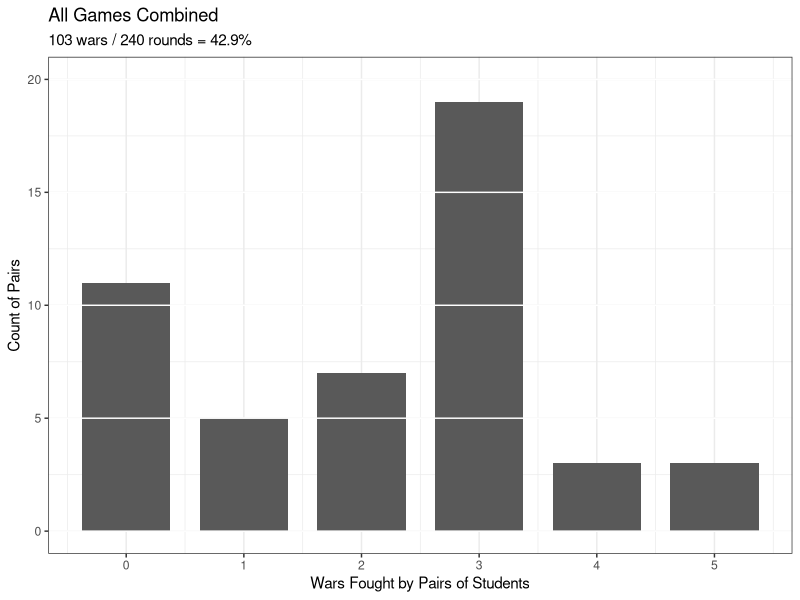
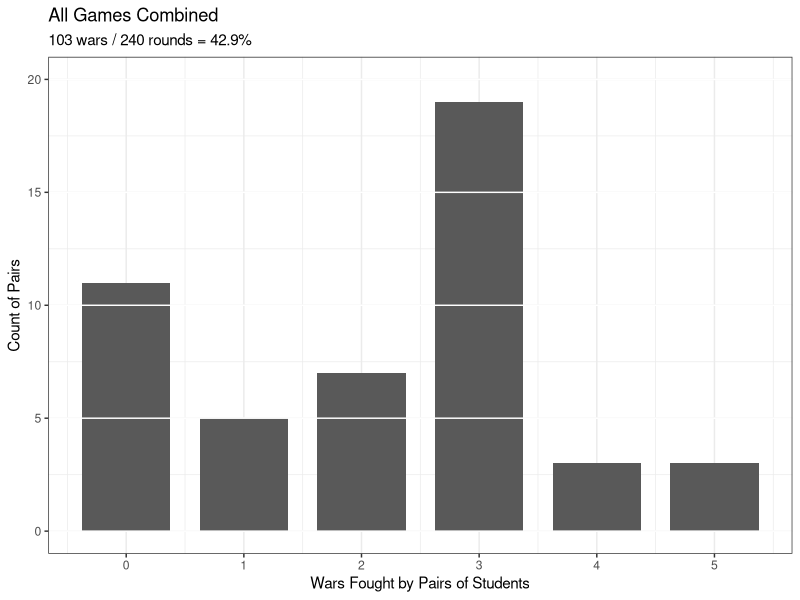
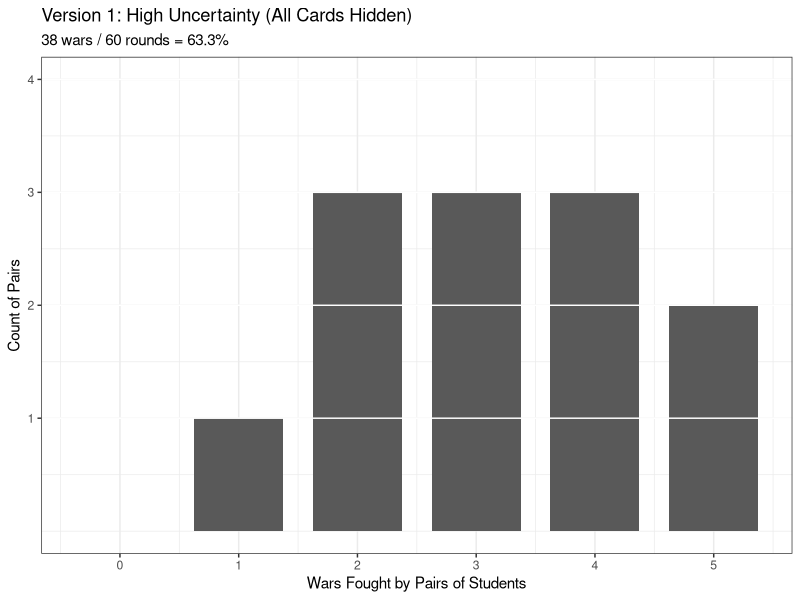
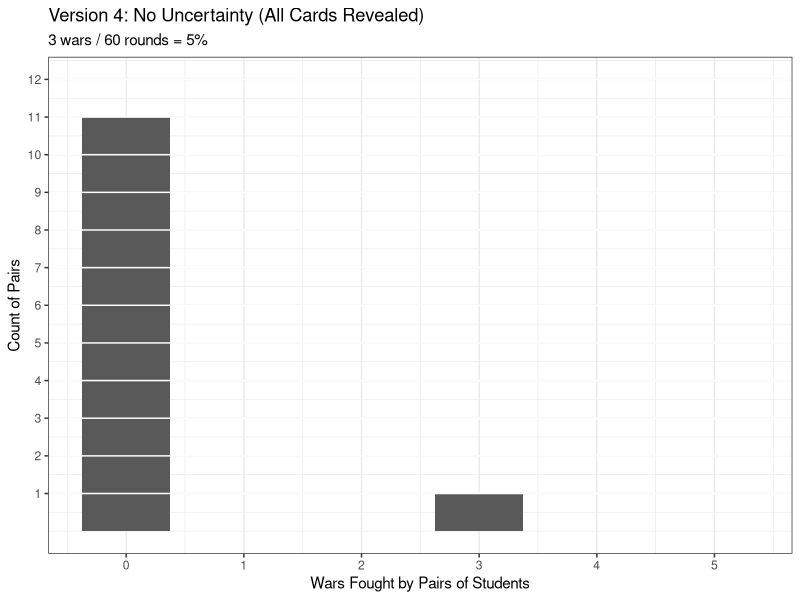
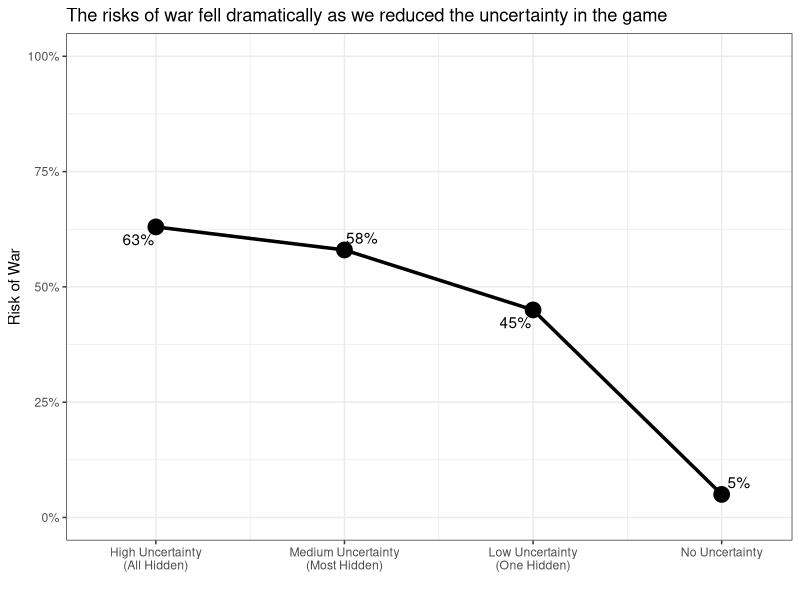

R code for these plots, in order:
## ---- chunk 1
# background-size="1920px 1080px"
library(tidyverse)
library(readxl)
## ---- chunk 2
## Spring 2025 (12 pairs)
library(tidyverse)

# Record class data 
# Last time: 48, 45, 37, 13
# Wars and number of pennies for the winner
d <- tibble(
  Version1 = c(2, 4, 5, 4, 5, 3, 3, 2, 2, 3, 1, 4), # 38 total 
  Version2 = c(3, 3, 3, 2, 3, 2, 3, 3, 5, 3, 2, 3), # 35 total 
  Version3 = c(3, 2, 1, 3, 1, 3, 3, 1, 3, 1, 3, 3), # 27 total 
  Version4 = c(0, 0, 0, 3, 0, 0, 0, 0, 0, 0, 0, 0) # 3 total 
)


da <- d |>
  pivot_longer(cols = c(Version1, Version2, Version3, Version4), names_to = "Version", values_to = "Wars")

d2 <- d %>%
  pivot_longer(cols = c(Version1, Version2, Version3, Version4), names_to = "Version", values_to = "Wars") %>%
  mutate(
    Uncertainty = case_when(
      Version == "Version1" ~ "High Uncertainty (All Hidden)",
      Version == "Version2" ~ "Medium Uncertainty (Most Hidden)",
      Version == "Version3" ~ "Low Uncertainty (One Hidden)",
      Version == "Version4" ~ "No Uncertainty"),
    Uncertainty2 = case_when(
      Version == "Version1" ~ "All Cards Hidden",
      Version == "Version2" ~ "Reveal One Card",
      Version == "Version3" ~ "Reveal Two Cards",
      Version == "Version4" ~ "Reveal All Cards"),
    Uncertainty3 = factor(Uncertainty2, levels = c("All Cards Hidden", "Reveal One Card", "Reveal Two Cards", "Reveal All Cards"))
  )

# Bar (all) 500x325
d2 %>%
  ggplot(aes(x = Wars)) +
  geom_bar(width = .75) + #, fill = "darkgrey"
  theme_bw() +
  labs(x = "Wars Fought by Pairs of Students", y = "Count of Pairs", title = "All Games Combined",
       subtitle = str_c(sum(da$Wars), " wars / ", nrow(da) * 5, " rounds = ", round(sum(da$Wars)/(nrow(da) * 5), 3) * 100, "%")) +
  scale_y_continuous(breaks = seq(0, 20, 5)) +
  scale_x_continuous(breaks = seq(0, 5, 1)) +
  geom_hline(yintercept = seq(0, 20, 5), color = "white")

# d2 %>%
#    summarize(
#      pairings = n(),
#      wars = sum(Wars),
#      possible = pairings * 5, #rounds per game
#      proportion = wars/possible
#    )
## ---- chunk 3
# Bar (all) 500x325
p1 <- d2 %>%
  ggplot(aes(x = Wars)) +
  geom_bar(width = .75) + #, fill = "darkgrey"
  theme_bw() +
  labs(x = "Wars Fought by Pairs of Students", y = "Count of Pairs", title = "All Games Combined",
       subtitle = str_c(sum(da$Wars), " wars / ", nrow(da) * 5, " rounds = ", round(sum(da$Wars)/(nrow(da) * 5), 3) * 100, "%")) +
  scale_y_continuous(breaks = seq(0, 20, 5)) +
  scale_x_continuous(breaks = seq(0, 5, 1)) +
  geom_hline(yintercept = seq(0, 20, 5), color = "white")

p1
## ---- chunk 4
# Bar (game version 1) 500x325

da_v1 <- da |> filter(Version == "Version1")

# Identify missing values 0-5 wars and add
x1 <- d2 %>%
  filter(Version == "Version1") %>%
  count(Wars) |>
  select(n)

x2 <- 0:5 %in% x1[[1]]

x3 <- 0:5

d2 %>%
  filter(Version == "Version1") %>%
  count(Wars) %>%
  add_row(Wars = x3[!x2], n = 0) %>%
  arrange(Wars) %>%
  ggplot(aes(x = Wars, y=n)) +
  geom_col(width = .75) +
  theme_bw() +
  labs(x = "Wars Fought by Pairs of Students", y = "Count of Pairs", title = "Version 1: High Uncertainty (All Cards Hidden)",
       subtitle = str_c(sum(da_v1$Wars), " wars / ", nrow(da_v1) * 5, " rounds = ", round(sum(da_v1$Wars)/(nrow(da_v1) * 5), 3) * 100, "%")) +
  scale_x_continuous(breaks = 0:5) +
  scale_y_continuous(breaks = 0:max(x1$n) + 1) +
  geom_hline(yintercept = seq(1, max(x1$n) + 1), color = "white")
## ---- chunk 5
 d2 %>%
   group_by(Version) %>%
   summarize(
     pairings = n(),
     wars = sum(Wars),
     possible = pairings * 5, #rounds per game
     proportion = wars/possible
   ) |>
  filter(Version == "Version1")
## ---- chunk 6
# Bar (game version 1) 500x325

da_v4 <- da |> filter(Version == "Version4")

# Identify missing values 0-5 wars and add
x1 <- d2 %>%
  filter(Version == "Version4") %>%
  count(Wars)

x2 <- 0:5 %in% x1[[1]]

x3 <- 0:5

d2 %>%
  filter(Version == "Version4") %>%
  count(Wars) %>%
  add_row(Wars = x3[!x2], n = 0) %>%
  arrange(Wars) %>%
  ggplot(aes(x = Wars, y=n)) +
  geom_col(width = .75) +
  theme_bw() +
  labs(x = "Wars Fought by Pairs of Students", y = "Count of Pairs", title = "Version 4: No Uncertainty (All Cards Revealed)",
       subtitle = str_c(sum(da_v4$Wars), " wars / ", nrow(da_v4) * 5, " rounds = ", round(sum(da_v4$Wars)/(nrow(da_v4) * 5), 3) * 100, "%")) +
  scale_x_continuous(breaks = 0:5) +
  scale_y_continuous(breaks = 0:max(x1$n) + 1) +
  geom_hline(yintercept = seq(1, max(x1$n) + 1), color = "white")


## ---- chunk 7
 d2 %>%
   group_by(Version) %>%
   summarize(
     pairings = n(),
     wars = sum(Wars),
     possible = pairings * 5, #rounds per game
     proportion = wars/possible
   ) |>
  filter(Version == "Version4")
## ---- chunk 8
# Summary stats
# d2 |>
#   mutate(
#     Uncertainty_f = factor(Uncertainty, levels = c("High Uncertainty (All Hidden)", "Medium Uncertainty (Most Hidden)", "Low Uncertainty (One Hidden)", "No Uncertainty"))
#   ) |>
#   group_by(Uncertainty_f) |>
#    summarize(
#      pairings = n(),
#      wars = sum(Wars),
#      possible = pairings * 5, #rounds per game
#      proportion = round(wars/possible, 2)
#    ) |>
#   select(-pairings) |>
#   kableExtra::kbl(col.names = c("Level of Uncertainty", "Wars", "Rounds", "Proportion")) |>
#   kableExtra::kable_styling(font_size = 30)

# Try a version as a plot
tab1 <- d2 |>
  mutate(
    Uncertainty_f = factor(Uncertainty, levels = c("High Uncertainty (All Hidden)", "Medium Uncertainty (Most Hidden)", "Low Uncertainty (One Hidden)", "No Uncertainty"))
  ) |>
  group_by(Uncertainty_f) |>
   summarize(
     pairings = n(),
     wars = sum(Wars),
     possible = pairings * 5, #rounds per game
     proportion = round(wars/possible, 2)
   ) |>
  select(-pairings) |>
  mutate(
    order1 = 1:4
  )

labs1 <- c("High Uncertainty\n(All Hidden)", "Medium Uncertainty\n(Most Hidden)", "Low Uncertainty\n(One Hidden)", "No Uncertainty")

labs2 <- tab1$proportion

tab1 |>
  ggplot(aes(x = order1, y = proportion)) +
  geom_line(linewidth = 1.2) +
  geom_point(size = 5) +
  scale_y_continuous(limits = c(0, 1), labels = scales::percent_format()) +
  scale_x_continuous(labels = labs1, limits = c(.7,4.2), breaks = 1:4) +
  theme_bw() +
  labs(x = "", y = "Risk of War", title = "The risks of war fell dramatically as we reduced the uncertainty in the game") +
  ggrepel::geom_text_repel(aes(label = str_c(100*labs2, "%")))



## ---- chunk 9
d2 |>
  mutate(
    Uncertainty_f = factor(Uncertainty, levels = c("High Uncertainty (All Hidden)", "Medium Uncertainty (Most Hidden)", "Low Uncertainty (One Hidden)", "No Uncertainty"))
  ) |>
  group_by(Uncertainty_f) |>
   summarize(
     pairings = n(),
     wars = sum(Wars),
     possible = pairings * 5, #rounds per game
     proportion = round(wars/possible, 2)
   ) |>
  select(-pairings)
